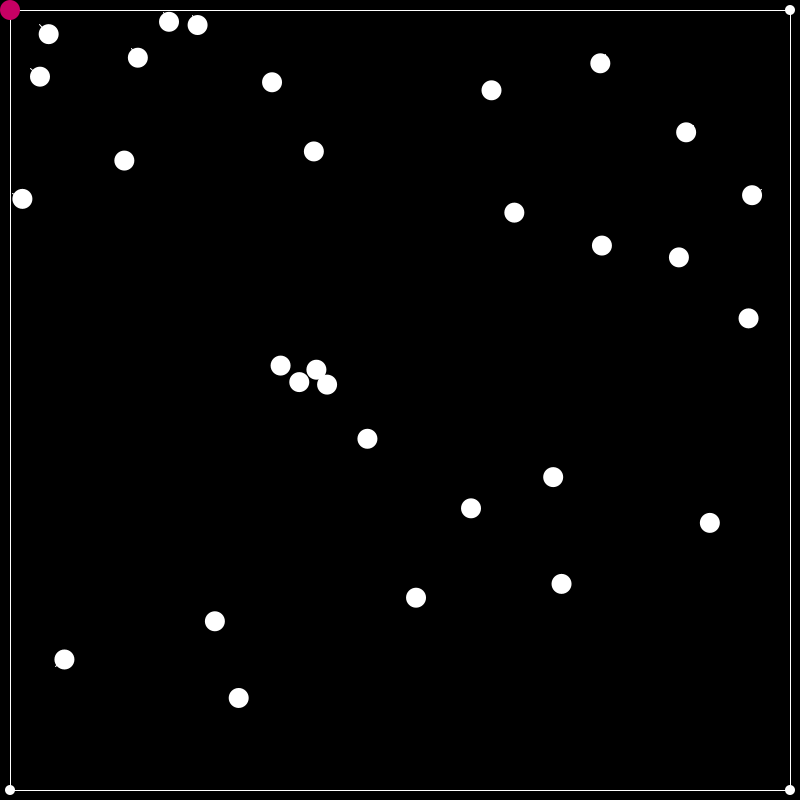
Frame 1 (no input)
Frame 60 (the mouse pressed at the canvas centre just before this capture): identical to frame 1, image omitted
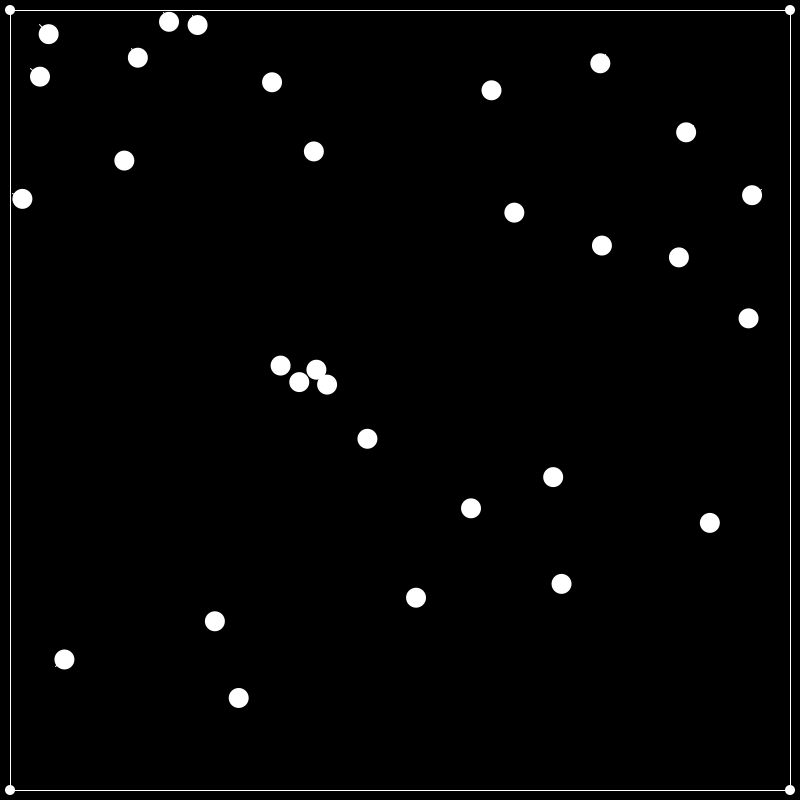
Frame 120 (the mouse held since frame 60 and released just before this capture)

The Processing sketch that drew these frames (run headless with seeded random() and noise(); from frame 60 on, the mouse is pressed at the canvas centre):

// Processing sketch: sketch
// ── sketch.pde
QuadWarper qwarper;
PVector[] testPoints;

void setup () {
  size(800, 800);
  qwarper = new QuadWarper(width, height);
  testPoints = new PVector[30];
  for (int i = 0; i < testPoints.length; i++) {
    testPoints[i] = new PVector(random(width), random(height));
  }
}

void draw () {
  background(0);
  qwarper.draw();

  for (PVector p : testPoints) {
    PVector qw = qwarper.warp(p);

    noStroke();
    fill(255);
    ellipse(qw.x, qw.y, 20, 20);

    stroke(255);
    line(qw.x, qw.y, p.x, p.y);
  }
}

void keyPressed () {
  switch (key) {
    case 'r' : qwarper.reset(); break;
    case 'R' : setup(); break;
  }
}
// ── class_quadwarper.pde
public class QuadWarper {
  private final float hoverTriggerDistanceSq = sq(50);

  public int width, height;
  public PVector[] vertices;

  QuadWarper (int width, int height) {
    this.width = width;
    this.height = height;

    this.reset();
  }

  public void reset () {
    this.vertices = new PVector[] {
      new PVector(10, 10), // top left
      new PVector(width - 10, 10), // top right
      new PVector(width - 10, height - 10), // bottom right
      new PVector(10, height - 10), // bottom left
    };
  }

  // -------------------------------------------------------------------------

  public PVector warp (float x, float y) { return this.warp(new PVector(x, y)); }
  public PVector warp (PVector p) {
    float t = map(p.x, 0, this.width, this.vertices[0].x, this.vertices[1].x);
    float b = map(p.x, 0, this.width, this.vertices[3].x, this.vertices[2].x);
    float l = map(p.y, 0, this.height, this.vertices[0].y, this.vertices[3].y);
    float r = map(p.y, 0, this.height, this.vertices[1].y, this.vertices[2].y);

    // interpolation
    float x = lerp(t, b, p.y / this.height);
    float y = lerp(l, r, p.x / this.width);

    return new PVector(x, y);
  }

  // -------------------------------------------------------------------------

  public void draw () {
    pushStyle();
      noFill();
      stroke(255);
      beginShape();
      for (PVector v : this.vertices) vertex(v.x, v.y);
      endShape(CLOSE);

      drawHandles();
    popStyle();
  }

  public void drawHandles () {
    for (int i = 0; i < this.vertices.length; i++) {
      PVector handle = this.vertices[i];
      boolean isHover = isHover(handle);

      int diameter = isHover ? 20 : 10;
      noStroke();
      fill(isHover ? color(200, 0, 100) : 255);
      ellipse(handle.x, handle.y, diameter, diameter);

      if (isHover && mousePressed) dragHandle(handle);
    }
  }

  public void dragHandle (PVector handle) {
    handle.x = mouseX;
    handle.y = mouseY;
  }

  // -------------------------------------------------------------------------

  private int getHoveredHandleIndex () {
    for (int i = 0; i < this.vertices.length; i++) {
      if (isHover(this.vertices[i])) return i;
    }

    return -1;
  }

  private boolean isHover (PVector handle) { return distanceSq(handle, mouseX, mouseY) <= this.hoverTriggerDistanceSq; }

  private float distanceSq(PVector a, int x, int y) { return (x - a.x) * (x - a.x) + (y - a.y) * (y - a.y); }
  private float distanceSq(PVector a, PVector b) { return (b.x - a.x) * (b.x - a.x) + (b.y - a.y) * (b.y - a.y); }

}
